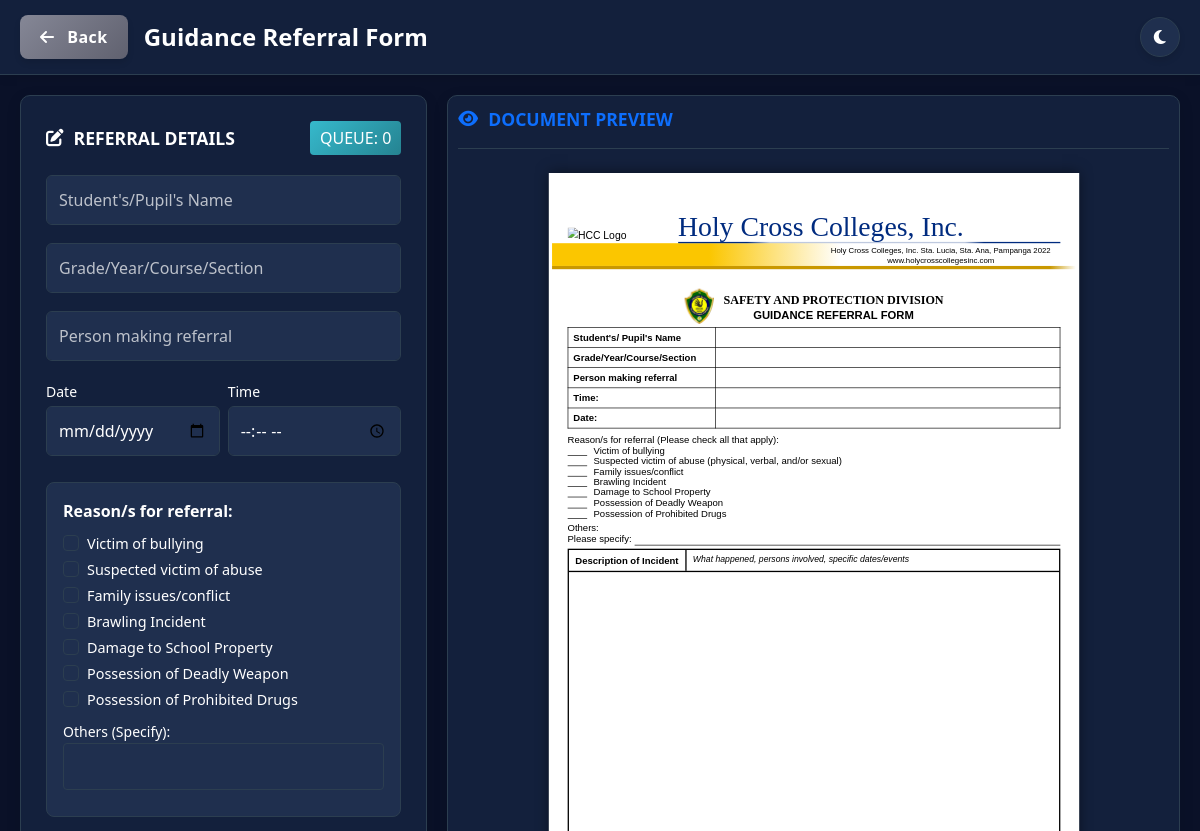
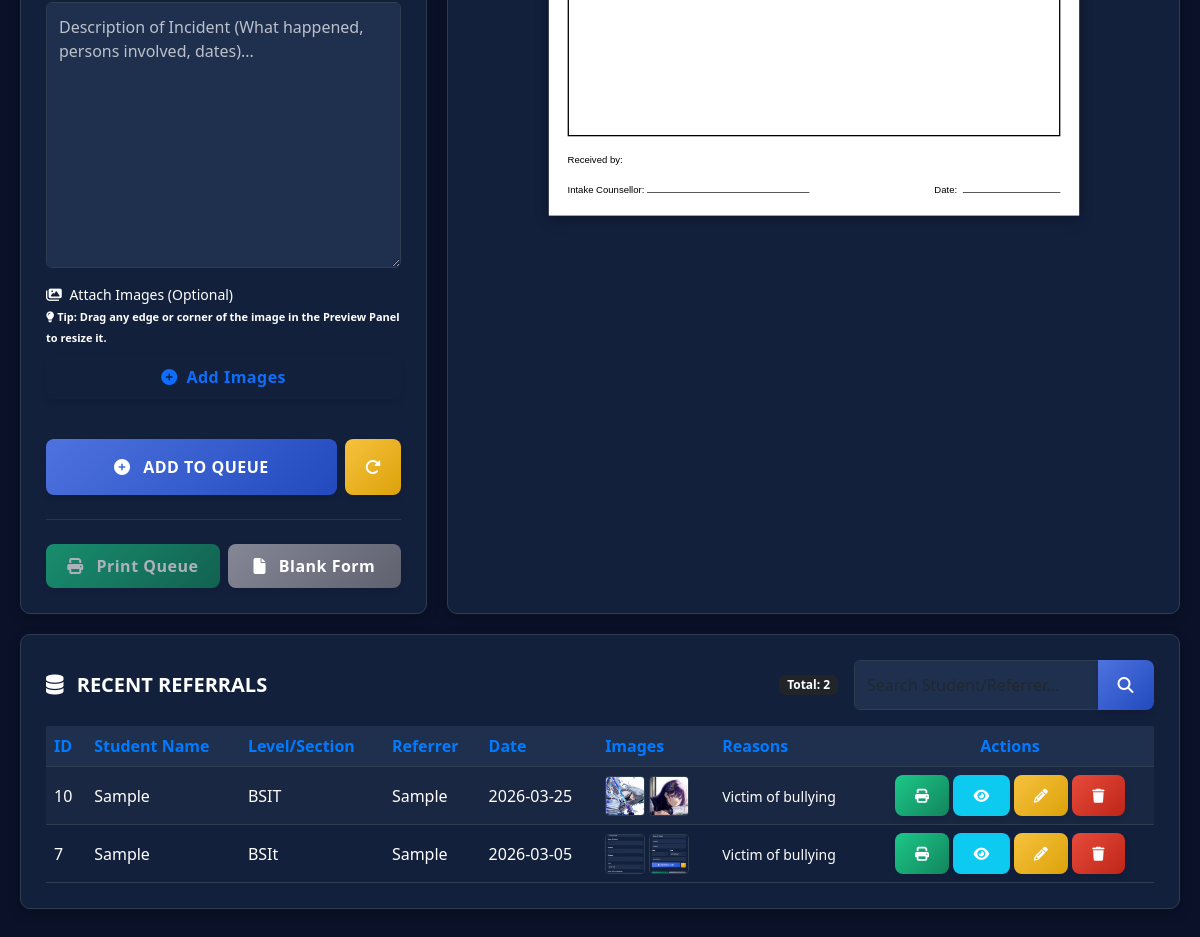
The page /guidance_referral.php on the database its author committed (2 pictures, top to bottom).
### tables this page shows
CREATE TABLE `guidance_referrals` (
  `id` int(11) NOT NULL,
  `student_name` varchar(255) NOT NULL,
  `grade_section` varchar(255) NOT NULL,
  `referred_by` varchar(255) NOT NULL,
  `referral_date` date NOT NULL,
  `reason` text NOT NULL,
  `actions_taken` text DEFAULT NULL,
  `image_paths` text DEFAULT NULL,
  `status` varchar(50) DEFAULT 'Pending',
  `created_at` timestamp NOT NULL DEFAULT current_timestamp(),
  `offense_list` text DEFAULT NULL,
  `action_list` text DEFAULT NULL,
  `narrative_action` text DEFAULT NULL,
  `offense_type` text DEFAULT NULL,
  `referral_time` time DEFAULT NULL,
  `reason_list` text DEFAULT NULL,
  `other_reason` varchar(255) DEFAULT NULL,
  `description` text NOT NULL,
  `referrer` varchar(255) DEFAULT NULL,
  `reasons` text DEFAULT NULL,
  `image_size` text DEFAULT NULL
);

### guidance_referral.php (the view, shortened to what the rows shown need)
<?php
$servername = "localhost";
$username = "root";
$password = "";
$dbname = "sapd_db";
$conn = new mysqli($servername, $username, $password);
$conn->query("CREATE DATABASE IF NOT EXISTS $dbname");
$conn->select_db($dbname);
$table_sql = "CREATE TABLE IF NOT EXISTS guidance_referrals (
    id INT AUTO_INCREMENT PRIMARY KEY,
    student_name VARCHAR(255) DEFAULT NULL,
    grade_section VARCHAR(255) DEFAULT NULL,
    referrer VARCHAR(255) DEFAULT NULL,
    referral_date DATE NOT NULL,
    referral_time TIME NOT NULL,
    reasons TEXT DEFAULT NULL,
    other_reason VARCHAR(255) DEFAULT NULL,
    description TEXT NOT NULL,
    image_paths TEXT DEFAULT NULL,
    image_size TEXT DEFAULT NULL,
    status VARCHAR(50) DEFAULT 'Recorded',
    created_at TIMESTAMP DEFAULT CURRENT_TIMESTAMP
)";
$conn->query($table_sql);
$where_clause = "";
$recent_reports = $conn->query("SELECT * FROM guidance_referrals $where_clause ORDER BY id DESC LIMIT 10");
?>
<!DOCTYPE html>
<html lang="en">
<head>
    <link href="https://cdn.jsdelivr.net/npm/bootstrap@5.3.0/dist/css/bootstrap.min.css" rel="stylesheet">
    <link rel="stylesheet" href="https://cdnjs.cloudflare.com/ajax/libs/font-awesome/6.4.0/css/all.min.css">
</head>
<body>
    <div class="main-container">
        <div class="right-panel">
            <div class="hcc-form" id="paper-preview">
                <div class="division-header">
                    <div class="division-title">
                        <h2>Safety and Protection Division</h2>
                    </div>
                </div>
            </div>
        </div>
    </div>
    <div class="bottom-panel">
        <div class="table-responsive">
            <table class="table table-custom table-striped table-hover mb-0">
                <thead>
                    <tr>
                        <th>ID</th>
                        <th>Student Name</th>
                        <th>Level/Section</th>
                        <th>Referrer</th>
                        <th>Date</th>
                        <th>Images</th>
                        <th>Reasons</th>
                        <th class="text-center">Actions</th>
                    </tr>
                </thead>
                <tbody>
                    <?php if ($recent_reports && $recent_reports->num_rows > 0): ?>
                        <?php while ($row = $recent_reports->fetch_assoc()): ?>
                            <?php
                            $preview_data = [
                                'student' => $row['student_name'],
                                'grade' => $row['grade_section'],
                                'referrer' => $row['referrer'],
                                'date' => $row['referral_date'],
                                'time' => $row['referral_time'],
                                'desc' => $row['description'],
                                'other' => $row['other_reason'],
                                'reasons' => json_decode($row['reasons'], true),
                                'images' => json_decode($row['image_paths'], true),
                                'image_size' => $row['image_size']
                            ];
                            $preview_json = htmlspecialchars(json_encode($preview_data), ENT_QUOTES, 'UTF-8');
                            $reasons_arr = json_decode($row['reasons'], true);
                            $reason_display = !empty($reasons_arr) ? implode(", ", $reasons_arr) : '-';
                            $images_arr = json_decode($row['image_paths'], true);
                            $img_html = '<span class="text-muted small">None</span>';
                            if (!empty($images_arr) && is_array($images_arr)) {
                                $img_html = '<div class="d-flex align-items-center gap-1 flex-wrap">';
                                foreach ($images_arr as $img_path) {
                                    if (file_exists($img_path)) {
                                        $safe_img = htmlspecialchars($img_path);
                                        $img_html .= '<img src="' . $safe_img . '" class="table-img-preview" alt="img" title="Attached Image">';
                                    }
                                }
                                $img_html .= '</div>';
                            }
                            ?>
                            <tr>
                                <td><?php echo $row['id']; ?></td>
                                <td><?php echo htmlspecialchars($row['student_name']); ?></td>
                                <td><?php echo htmlspecialchars($row['grade_section']); ?></td>
                                <td><?php echo htmlspecialchars($row['referrer']); ?></td>
                                <td><?php echo $row['referral_date']; ?></td>
                                <td><?php echo $img_html; ?></td>
                                <td><small><?php echo mb_strimwidth($reason_display, 0, 40, "..."); ?></small></td>
                                <td class="text-center">
                                    <div class="d-flex gap-1 justify-content-center">
                                        <a href="?reprint_id=<?php echo $row['id']; ?>" class="btn btn-sm btn-success" title="Add to print queue"><i class="fa fa-print"></i></a>
                                        <button type="button" class="btn btn-sm btn-info text-white" onclick="showViewModal(<?php echo $preview_json; ?>)"><i class="fa fa-eye"></i></button>
                                        <button type="button" class="btn btn-sm btn-warning text-white" onclick="editRecord(<?php echo $preview_json; ?>)"><i class="fa fa-pencil-alt"></i></button>
                                        <a href="?delete_id=<?php echo $row['id']; ?>" class="btn btn-sm btn-danger" onclick="return confirm('Delete this record?')"><i class="fa fa-trash"></i></a>
                                    </div>
                                </td>
                            </tr>
                        <?php endwhile; ?>
                    <?php else: ?>
                        <tr><td colspan="8" class="text-center py-4"><i class="fa fa-database fa-2x mb-3"></i><br>No records found.</td></tr>
                    <?php endif; ?>
                </tbody>
            </table>
        </div>
    </div>
</body>
</html>

### rows shown on the page
guidance_referrals: id "10", student_name "Sample", grade_section "BSIT", referrer "Sample", referral_date "2026-03-25", reasons "Victim of bullying"
guidance_referrals: id "7", student_name "Sample", grade_section "BSIt", referrer "Sample", referral_date "2026-03-05", reasons "Victim of bullying"

### other values the page prints
count($_SESSION['guidance_print_queue']) "0"
$total_count "2"
